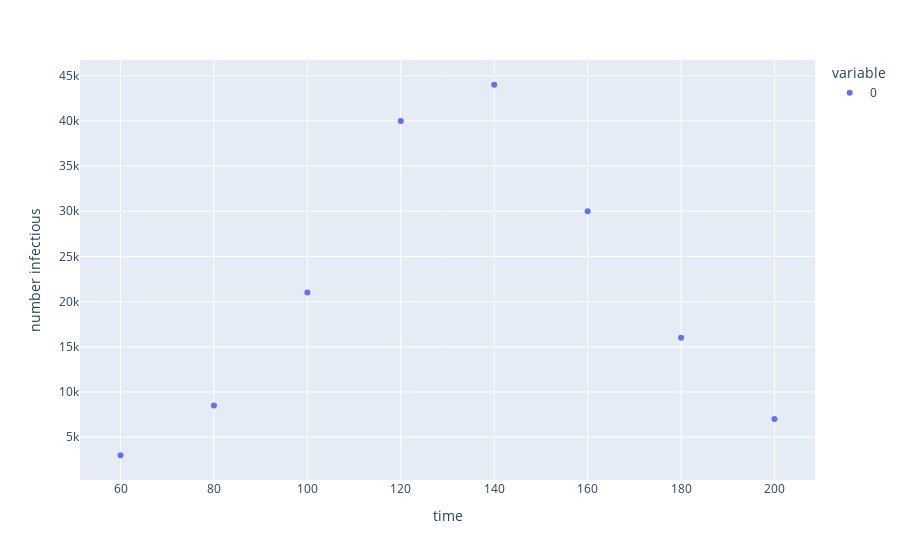

The notebook cell saved with this chart:
### Markdown cell above
## Calibration Data
If data are needed to define a target, we just need to import it from our file data which we will design correctly

### Code cell
#An example of data for the calibration 

output_labels = {"index": "time", "value": "number infectious"}

# data = pd.Series(
#     {"active_cases":
#      {
#          60.0: 3000.0,
#          80.0: 8500.0,
#          100.0: 21000.0,
#          120.0: 40000.0,
#          140.0: 44000.0,
#          160.0: 30000.0,
#          180.0: 16000.0,
#          200.0: 7000.0,
#      },
#     },
# )

#Reading observed data from a csv file 
#targets_data = pd.read_csv('./data/target_model1.csv', index_col=0) 

#print(targets_data)
#targets_data = pd.Series(targets_data)

#Reading the data from a YAML file
targets_yml = './data/target_yml.yml'
targets = load_data(targets_yml)
targets_data = targets["active_cases"]
targets_data.plot(kind="scatter", labels=output_labels)

### Figure 1 — Plotly figure (JSON) as saved in the notebook; plotly's stock layout.template omitted (floating-point values rounded to 4 significant figures)
{"data": [{"hovertemplate": "variable=0<br>time=%{x}<br>number infectious=%{y}<extra></extra>", "legendgroup": "0", "marker": {"color": "#636efa", "symbol": "circle"}, "mode": "markers", "name": "0", "orientation": "v", "showlegend": true, "type": "scatter", "x": [60, 80, 100, 120, 140, 160, 180, 200], "xaxis": "x", "y": [3000, 8500, 21000, 40000, 44000, 30000, 16000, 7000], "yaxis": "y"}], "layout": {"legend": {"title": {"text": "variable"}, "tracegroupgap": 0}, "margin": {"t": 60}, "xaxis": {"anchor": "y", "domain": [0, 1], "title": {"text": "time"}}, "yaxis": {"anchor": "x", "domain": [0, 1], "title": {"text": "number infectious"}}}}
